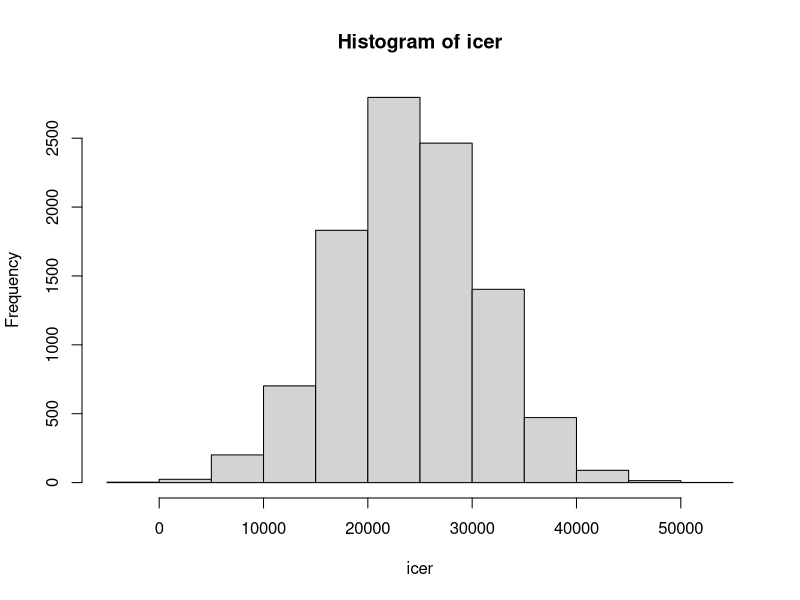

R code for this plot:
1+2
test=1+2
rep(0,10)
1:120
months=1:120
years=months/12
years
testvector=c(1,3,6,8)
testvector
testvector[3]
years[months==70]
years[months>100]
years[(years>5)&(years<10)]
testmatrix = matrix(c(0.995,0.15,0.02,0.005,0.826,0.04,0,0.024,0.94),ncol=3,byrow=TRUE)

# markov model of cocaine epidemic in los angeles
# This example and associated code is generously open-sourced by
# the RAND Corporation for teaching purposes
# see: https://www.rand.org/pubs/reprints/RP545.html
transition = matrix(c(0.995,0.15,0.02,0.005,0.826,0.04,0,0.024,0.94),ncol=3,byrow=TRUE)
timesteps = 120
pnon = rep(0,timesteps)
prare = rep(0,timesteps)
proutine = rep(0,timesteps)
pnon[1]=1
priorstate =c(pnon[1],prare[1],proutine[1])
transition%*%priorstate 
for (t in 2:timesteps)
{
  priorstate =c(pnon[t-1],prare[t-1],proutine[t-1])
  newstate= transition%*%priorstate 
  pnon[t]=newstate[1]
  prare[t]=newstate[2]
  proutine[t]=newstate[3]
}
pnon[120]
prare[120]
proutine[120]


# after prevention intervention:

transition_prev = matrix(c(0.9975,0.15,0.02,0.0025,0.826,0.04,0,0.024,0.94),ncol=3,byrow=TRUE)
pnon_prev = rep(0,timesteps)
prare_prev = rep(0,timesteps)
proutine_prev = rep(0,timesteps)
pnon_prev[1]=1
for (t in 2:timesteps)
{
  priorstate_prev =c(pnon_prev[t-1],prare_prev[t-1],proutine_prev[t-1])
  newstate_prev= transition_prev%*%priorstate_prev 
  pnon_prev[t]=newstate_prev[1]
  prare_prev[t]=newstate_prev[2]
  proutine_prev[t]=newstate_prev[3]
}
pnon_prev[120]
prare_prev[120]
proutine_prev[120]

# cost-effectiveness analysis:

costs = sum(4000000*(prare*1+proutine*50))
costs_prev = sum(4000000*(prare_prev*1+proutine_prev*50+2*pnon_prev))

qalys = sum(4000000*(pnon*1+prare*(1-0.01)+proutine*(1-0.15)))/12
qalys_prev = sum(4000000*(pnon_prev*1+prare_prev*(1-0.01)+proutine_prev*(1-0.15)))/12

(costs_prev-costs)/(qalys_prev-qalys)


# uncertainty analysis

rnorm(n = 10, mean = 2, sd = 0.5)

costs_prev = rep(0,10000)

prevcost = rnorm(n = 10000, mean = 2, sd = 0.5)

for (val in 1:10000)
{
  costs_prev[val] =sum(4000000*(prare_prev*1+proutine_prev*50+prevcost[val]*pnon_prev))
}
icer = (costs_prev-costs)/(qalys_prev-qalys)

hist(icer)
quantile(icer, c(0.025,0.975))
